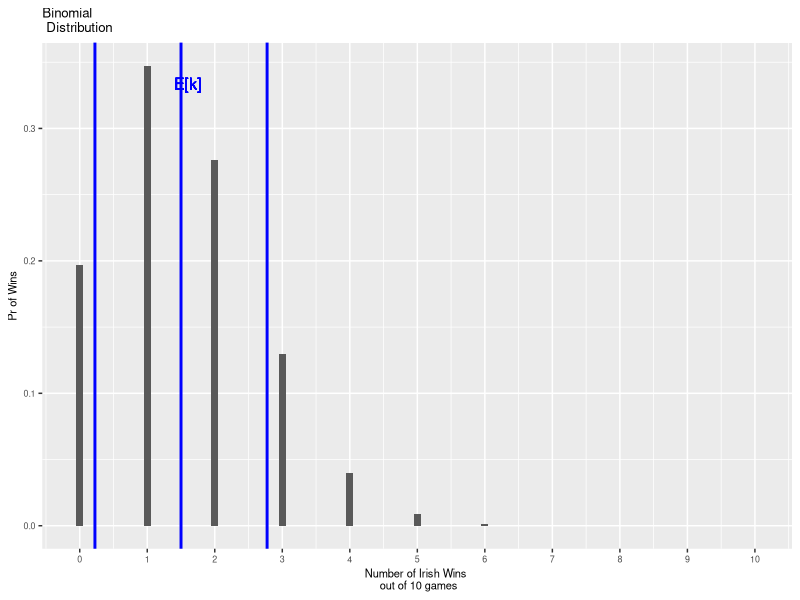
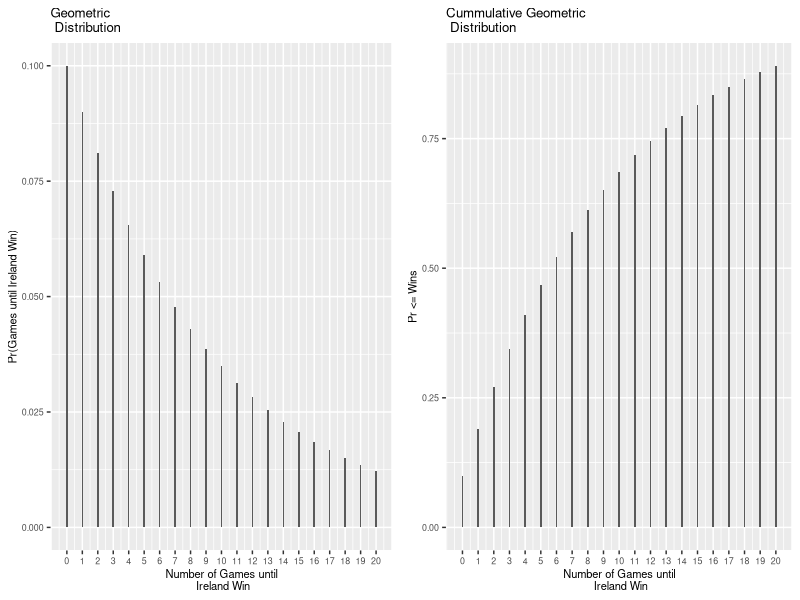
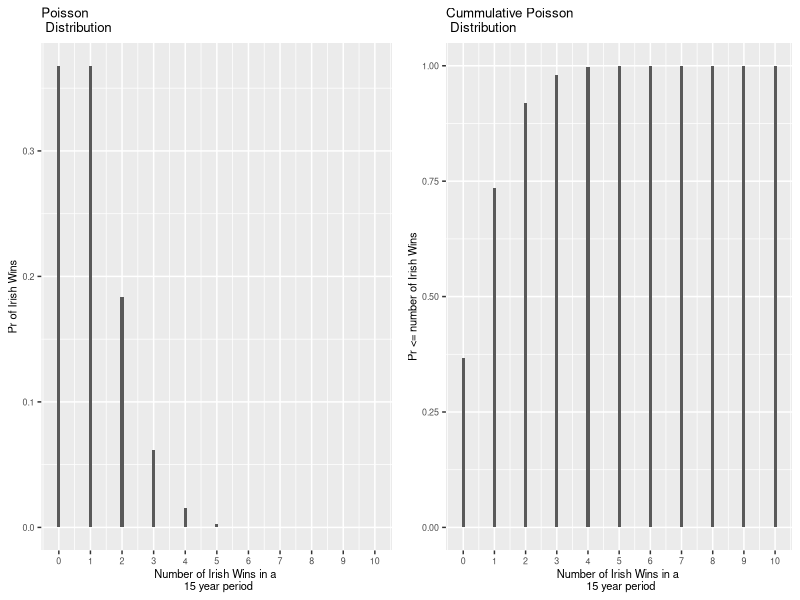
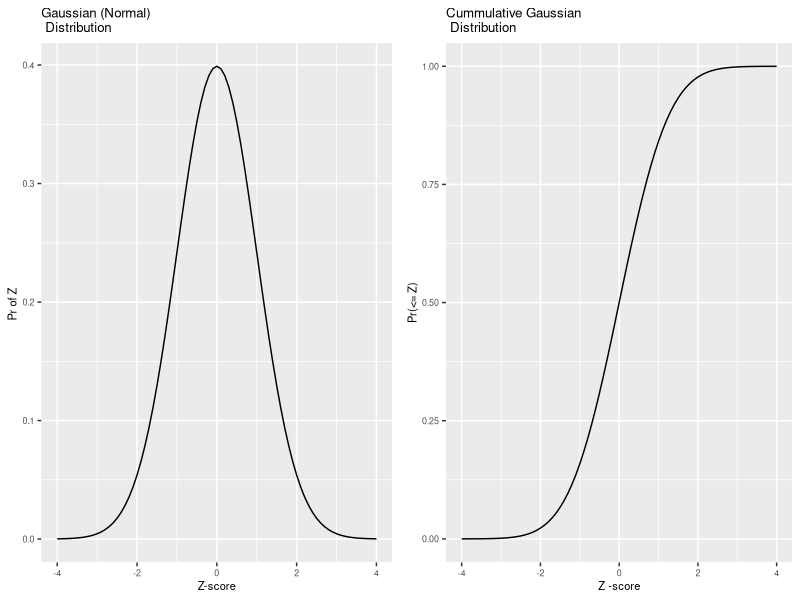
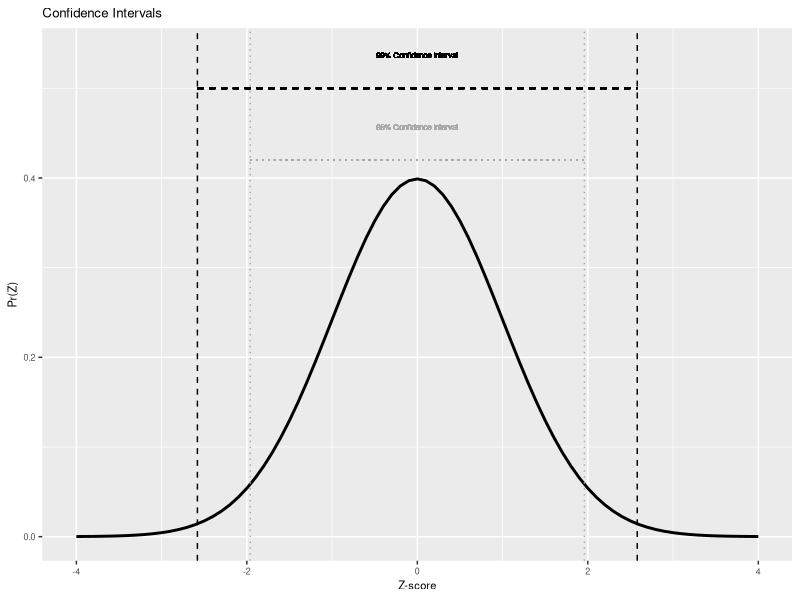

These figures' R source, in order:
## ---- chunk 1
knitr::opts_chunk$set(echo = TRUE)
library(ggplot2)
library(ggpubr)

## ---- chunk 2
Games<-0:10
Pr_ireland_win<-0.15
Pr_win<-c(dbinom(0:10,10,Pr_ireland_win))
Cum_Pr_win<-c(pbinom(0:10,10,Pr_ireland_win))
E_X<- 10*Pr_ireland_win
Var_X<-10*Pr_ireland_win*(1-Pr_ireland_win)

df <- data.frame(Games,Pr_win,Cum_Pr_win)
binomial.p_dist<-ggplot(df, aes(x=Games,y=Pr_win)) + geom_col(width = 0.1)+xlab("Number of Irish Wins \n out of 10 games")+ylab("Pr of Wins")+ggtitle("Binomial \n Distribution")+scale_x_continuous(breaks=0:10)+
theme(text = element_text(size=8))+ geom_vline(xintercept = E_X, 
                color = "blue", size=1)+geom_vline(xintercept = E_X-Var_X, line="dashed",color = "blue", size=1)+
  geom_vline(xintercept = E_X+Var_X, line="dashed",color = "blue", size=1)+geom_text(aes(x=E_X+0.1, label="E[k]", y=max(Pr_win)),vjust=2, colour="blue", angle=0, vjust = 1.2, text=element_text(size=18))

binomial.cum_p_dist<-ggplot(df, aes(x=Games,y=Cum_Pr_win)) + geom_col(width = 0.1)+ylab("Pr(<= Irish Wins)")+xlab("Number of Irish Wins \n out of 10 games")+ggtitle("Cummulative Binomial \n Distribution")+scale_x_continuous(breaks=0:10)+
theme(text = element_text(size=8))

 binomial.p_dist
#ggsave("Binomial.png",dpi=300, width = 4, height = 2)

## ---- chunk 3
Games<-0:20
Pr_ireland_win<-0.1
Pr_win<-c(dgeom(Games,Pr_ireland_win))
Cum_Pr_win<-c(pgeom(Games,Pr_ireland_win))

df <- data.frame(Games,Pr_win,Cum_Pr_win)
binomial.p_dist<-ggplot(df, aes(x=Games,y=Pr_win)) + geom_col(width = 0.1)+xlab("Number of Games until\n Ireland Win")+ylab("Pr(Games until Ireland Win)")+ggtitle("Geometric \n Distribution")+scale_x_continuous(breaks=Games)+
theme(text = element_text(size=8))#+scale_x_discrete(breaks=0:10)

binomial.cum_p_dist<-ggplot(df, aes(x=Games,y=Cum_Pr_win)) + geom_col(width = 0.1)+xlab("Number of Games until\n Ireland Win")+ylab("Pr <= Wins")+ggtitle("Cummulative Geometric\n Distribution")+scale_x_continuous(breaks=Games)+
theme(text = element_text(size=8))
ggarrange( binomial.p_dist,binomial.cum_p_dist, ncol = 2, nrow = 1)
#ggsave("Geometric.png",dpi=300, width = 4, height = 2)

## ---- chunk 4
Games<-0:10
Pr_ireland_win<-1
Pr_win<-c(dpois(0:10,Pr_ireland_win))
Cum_Pr_win<-c(ppois(0:10,Pr_ireland_win))

df <- data.frame(Games,Pr_win,Cum_Pr_win)
binomial.p_dist<-ggplot(df, aes(x=Games,y=Pr_win)) + geom_col(width = 0.1)+xlab("Number of Irish Wins in a \n 15 year period")+ylab("Pr of Irish Wins")+ggtitle("Poisson \n Distribution")+scale_x_continuous(breaks=0:10)+
theme(text = element_text(size=8))#+scale_x_discrete(breaks=0:10)
binomial.cum_p_dist<-ggplot(df, aes(x=Games,y=Cum_Pr_win)) + geom_col(width = 0.1)+xlab("Number of Irish Wins in a \n 15 year period")+ylab("Pr <= number of Irish Wins")+ggtitle("Cummulative Poisson \n Distribution")+scale_x_continuous(breaks=0:10) +
theme(text = element_text(size=8))
ggarrange( binomial.p_dist,binomial.cum_p_dist, ncol = 2, nrow = 1)
#ggsave("Poisson.png",dpi=300, width = 4, height = 2)

## ---- chunk 5
Z<-seq(-4,4,by=0.1)
Pr_ireland_win<-0.1
Pr_win<-c(dnorm(Z))
Cum_Pr_win<-c(pnorm(Z))

df <- data.frame(Z,Pr_win,Cum_Pr_win)
binomial.p_dist<-ggplot(df, aes(x=Z,y=Pr_win)) + geom_line(width = 0.1)+xlab("Z-score")+ylab("Pr of Z ")+ggtitle("Gaussian (Normal) \n Distribution")+
theme(text = element_text(size=8))#+scale_x_discrete(breaks=0:10)

binomial.cum_p_dist<-ggplot(df, aes(x=Z,y=Cum_Pr_win)) + geom_line(width = 0.1)+ylab("Pr(<= Z)")+xlab("Z -score")+ggtitle("Cummulative Gaussian \n Distribution")+
theme(text = element_text(size=8))

ggarrange( binomial.p_dist,binomial.cum_p_dist, ncol = 2, nrow = 1)
#ggsave("Normal.png",dpi=300, width = 4, height = 2)
## ---- chunk 6

ggplot(df, aes(x=Z,y=Pr_win)) + geom_line(size=1)+ylab("Pr(Z)")+xlab("Z-score")+
                                ggtitle("Confidence Intervals")+
                                theme(text = element_text(size=8))+
                                geom_vline(xintercept = 1.96, linetype="dotted",color = "darkgray", size=0.5)+
                                geom_vline(xintercept = -1.96, linetype="dotted",color = "darkgray", size=0.5)+
                                geom_vline(xintercept = 2.58, linetype="dashed", color = "black", size=0.5)+
                                geom_vline(xintercept = -2.58, linetype="dashed",color = "black", size=0.5)+
                                geom_segment(aes(x = -1.96, y = 0.42, xend = 1.96, yend = 0.42),linetype="dotted",color="darkgray")+
                                geom_segment(aes(x = -2.58, y = 0.5, xend = 2.58, yend = 0.5),linetype="dashed")+
                                geom_text(aes(x=0, label="95% Confidence Interval",y=0.46),vjust=1,size=2,color="darkgray")+
                                geom_text(aes(x=0, label="99% Confidence Interval",y=0.54),vjust=1,size=2)


#ggsave("CI_Normal.png",dpi=300, width = 4, height = 2)
